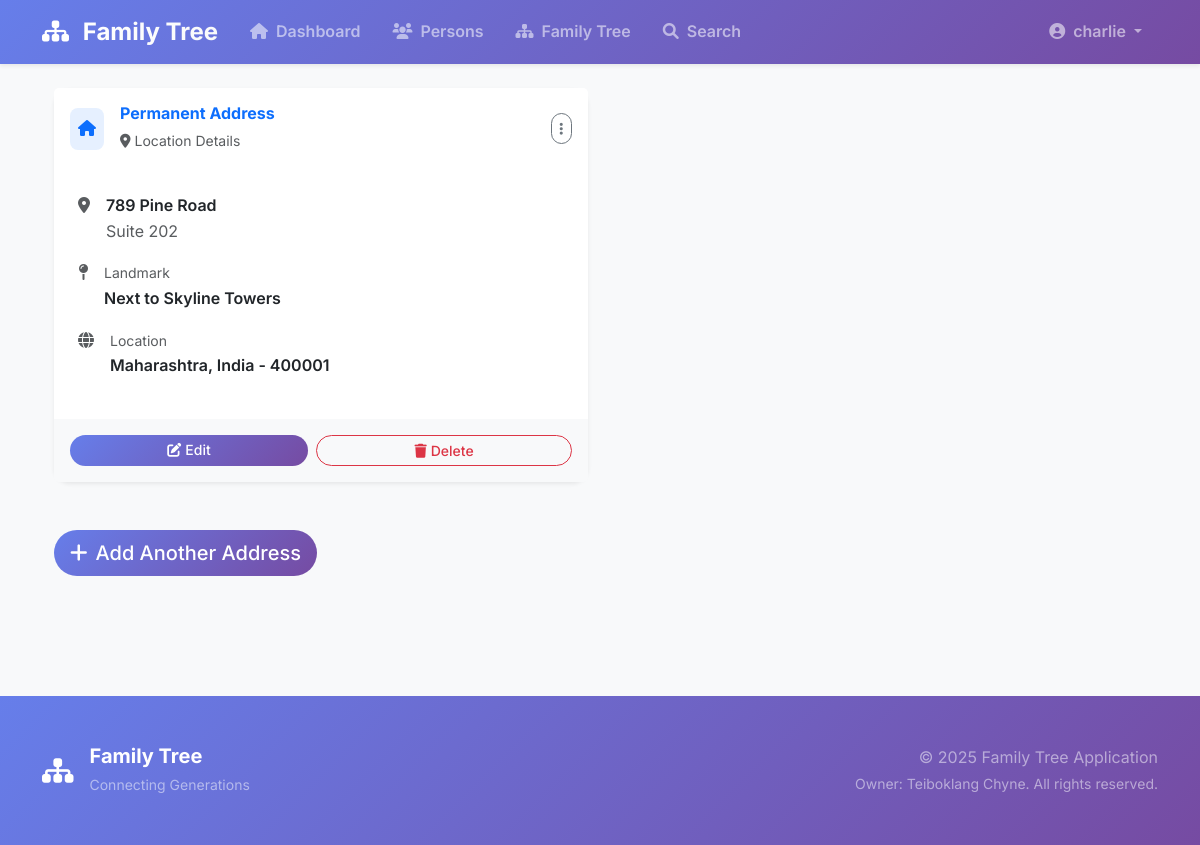
Screenshot of /address (signed in) with the database file from the repository.
### family_tree/models.py (models this page shows, shortened)
class User(db.Model, UserMixin):
    id = db.Column(db.Integer, primary_key=True)
    username = db.Column(db.String(100), unique=True, nullable=False)
    email = db.Column(db.String(120), unique=True, nullable=False)
    password_hash = db.Column(db.Text, nullable=False)
    is_admin = db.Column(db.Boolean, default=False)
    profile_picture = db.relationship(
        'Picture', backref='user', uselist=False, cascade='all, delete-orphan')
    person = db.relationship('Person', backref='user',
                             uselist=False, cascade='all, delete-orphan')
    addresses = db.relationship(
        'Address', backref='user', lazy=True, cascade='all, delete-orphan')
    important_dates = db.relationship(
        'ImportantDates', backref='user', lazy=True, cascade='all, delete-orphan')
    contact_details = db.relationship(
        'ContactDetails', backref='user', lazy=True, cascade='all, delete-orphan')
    relatives = db.relationship(
        'Relatives',
        foreign_keys='Relatives.user_id',
        backref='user',
        cascade='all, delete-orphan',
        lazy=True
    )
    relatives_of = db.relationship(
        'Relatives',
        foreign_keys='Relatives.relative_user_id',
        backref='relative_user',
        cascade='all, delete-orphan',
        lazy=True
    )

class Address(db.Model):
    id = db.Column(db.Integer, primary_key=True)
    user_id = db.Column(db.Integer, db.ForeignKey('user.id'), nullable=False)
    is_permanent = db.Column(db.Boolean, nullable=False)
    first_line = db.Column(db.String(255), nullable=False)
    second_line = db.Column(db.String(255))
    pin_code = db.Column(db.Integer, nullable=False)
    state = db.Column(db.String(100), nullable=False)
    country = db.Column(db.String(100), nullable=False)
    landmark = db.Column(db.String(255))

### family_tree/routes/user.py (the view)
@bp.route('/address', methods=['GET', 'POST'])
@login_required
def address():
    app.logger.info(
        f"Rendering address page for user {current_user.username}.")
    return render_template(
        'user/address.html',
        addresses=current_user.addresses
    )

### family_tree/routes/user.py (called while the page is built)
@bp.before_request
def restrict_access_to_user():
    if not current_user.is_authenticated or current_user.is_admin:
        app.logger.warning("Unauthorized access attempt to user routes.")
        return redirect(url_for('common.login'))
    else:
        app.logger.info(f"User {current_user.username} accessed user routes.")

### family_tree/templates/user/address.html (shortened to what this page needs)
{% extends 'base.html' %}
{% block content %}
<div class="container">
    {% if addresses %}
        <div class="row g-4">
            {% for address in addresses %}
                <div class="col-lg-6 col-md-12">
                    <div class="card border-0 shadow-sm h-100 address-card">
                        <div class="card-header bg-white border-0 py-3">
                            <div class="d-flex align-items-center justify-content-between">
                                <div class="d-flex align-items-center">
                                    <div class="bg-{{ 'primary' if address.is_permanent else 'info' }} bg-opacity-10 rounded-3 p-2 me-3">
                                        <i class="fas fa-{{ 'home' if address.is_permanent else 'building' }} text-{{ 'primary' if address.is_permanent else 'info' }}"></i>
                                    </div>
                                    <div>
                                        <h6 class="fw-bold mb-1 text-{{ 'primary' if address.is_permanent else 'info' }}">
                                            {{ 'Permanent Address' if address.is_permanent else 'Current Address' }}
                                        </h6>
                                        <small class="text-muted">
                                            <i class="fas fa-map-marker-alt me-1"></i>Location Details
                                        </small>
                                    </div>
                                </div>
                                <div class="dropdown">
                                    <button class="btn btn-outline-secondary btn-sm rounded-pill" type="button" data-bs-toggle="dropdown">
                                        <i class="fas fa-ellipsis-v"></i>
                                    </button>
                                </div>
                            </div>
                        </div>
                        <div class="card-body p-4">
                            <div class="address-details">
                                <div class="mb-3">
                                    <div class="d-flex align-items-start">
                                        <i class="fas fa-map-marker-alt text-muted me-3 mt-1"></i>
                                        <div>
                                            <div class="fw-semibold">{{ address.first_line }}</div>
                                            {% if address.second_line %}
                                                <div class="text-muted">{{ address.second_line }}</div>
                                            {% endif %}
                                        </div>
                                    </div>
                                </div>
                                {% if address.landmark %}
                                    <div class="mb-3">
                                        <div class="d-flex align-items-start">
                                            <i class="fas fa-map-pin text-muted me-3 mt-1"></i>
                                            <div>
                                                <small class="text-muted">Landmark</small>
                                                <div class="fw-semibold">{{ address.landmark }}</div>
                                            </div>
                                        </div>
                                    </div>
                                {% endif %}
                                <div class="mb-3">
                                    <div class="d-flex align-items-start">
                                        <i class="fas fa-globe text-muted me-3 mt-1"></i>
                                        <div>
                                            <small class="text-muted">Location</small>
                                            <div class="fw-semibold">
                                                {{ address.state }}, {{ address.country }} - {{ address.pin_code }}
                                            </div>
                                        </div>
                                    </div>
                                </div>
                            </div>
                        </div>
                        <div class="card-footer bg-light border-0 py-3">
                            <div class="d-flex gap-2">
                                <a href="{{ url_for('user.edit_address', address_id=address.id) }}" class="btn btn-primary btn-sm rounded-pill flex-fill">
                                    <i class="fas fa-edit me-1"></i>Edit
                                </a>
                                <a href="{{ url_for('user.display_address', address_id=address.id) }}" class="btn btn-outline-danger btn-sm rounded-pill flex-fill">
                                    <i class="fas fa-trash me-1"></i>Delete
                                </a>
                            </div>
                        </div>
                    </div>
                </div>
            {% endfor %}
        </div>
    {% endif %}
    {% if addresses|length < 2 %}
      <div class="card-body py-5">
        <a href="{{ url_for('user.add_address') }}" class="btn btn-primary btn-lg rounded-pill">
            <i class="fas fa-plus me-2"></i>Add Another Address
        </a>
      </div>
    {% endif %}
</div>
{% endblock %}

### family_tree/templates/base.html (shortened to what this page needs)
<!DOCTYPE html>
<html lang="en">
<head>
    <link href="https://cdn.jsdelivr.net/npm/bootstrap@5.3.0/dist/css/bootstrap.min.css" rel="stylesheet">
    <link href="https://cdn.jsdelivr.net/npm/bootstrap-select@1.14.0-beta3/dist/css/bootstrap-select.min.css" rel="stylesheet">
    <link href="https://cdnjs.cloudflare.com/ajax/libs/font-awesome/6.0.0/css/all.min.css" rel="stylesheet">
    <link href="{{ url_for('static', filename='css/style.css') }}" rel="stylesheet">
</head>
<body class="bg-light">
    <nav class="navbar navbar-expand-lg navbar-dark bg-gradient-primary shadow-sm sticky-top">
        <div class="container">
            {% if current_user.is_authenticated %}
              {% if current_user.is_admin %}
                <a class="navbar-brand fw-bold fs-4" href="{{ url_for('admin.dashboard') }}">
                    <i class="fas fa-sitemap me-2 text-white"></i>
                    <span class="text-gradient-white">Family Tree</span>
                </a>
              {% else %}
                <a class="navbar-brand fw-bold fs-4" href="{{ url_for('user.dashboard') }}">
                    <i class="fas fa-sitemap me-2 text-white"></i>
                    <span class="text-gradient-white">Family Tree</span>
                </a>
              {% endif %}
            {% else %}
              <a class="navbar-brand fw-bold fs-4" href="{{ url_for('common.home') }}">
                <i class="fas fa-sitemap me-2 text-white"></i>
                <span class="text-gradient-white">Family Tree</span>
              </a>
            {% endif %}
            <div class="collapse navbar-collapse" id="navbarNav">
                <ul class="navbar-nav me-auto">
                    {% if current_user.is_authenticated%}
                      {% if current_user.is_admin %}
                        <li class="nav-item">
                            <a class="nav-link fw-semibold px-3 py-2 rounded-pill nav-link-hover" href="{{ url_for('admin.dashboard') }}">
                                <i class="fas fa-home me-2"></i>Dashboard
                            </a>
                        </li>
                      {% else %}
                        <li class="nav-item">
                            <a class="nav-link fw-semibold px-3 py-2 rounded-pill nav-link-hover" href="{{ url_for('user.dashboard') }}">
                                <i class="fas fa-home me-2"></i>Dashboard
                            </a>
                        </li>
                        <li class="nav-item">
                            <a class="nav-link fw-semibold px-3 py-2 rounded-pill nav-link-hover" href="#">
                                <i class="fas fa-users me-2"></i>Persons
                            </a>
                        </li>
                        <li class="nav-item">
                            <a class="nav-link fw-semibold px-3 py-2 rounded-pill nav-link-hover" href="#">
                                <i class="fas fa-sitemap me-2"></i>Family Tree
                            </a>
                        </li>
                        <li class="nav-item">
                            <a class="nav-link fw-semibold px-3 py-2 rounded-pill nav-link-hover" href="#">
                                <i class="fas fa-search me-2"></i>Search
                            </a>
                        </li>
                      {% endif %}
                    {% endif %}
                </ul>
                <ul class="navbar-nav">
                    {% if current_user.is_authenticated %}
                      {% if current_user.is_admin%}
                        <li class="nav-item dropdown">
                            <a class="nav-link dropdown-toggle fw-semibold px-3 py-2 rounded-pill nav-link-hover" href="#" id="navbarDropdown" role="button" data-bs-toggle="dropdown">
                                <i class="fas fa-user-circle me-2"></i>{{ current_user.username }}
                            </a>
                            <ul class="dropdown-menu dropdown-menu-end shadow-lg border-0 rounded-3">
                                <li class="px-3 py-2">
                                    <small class="text-muted fw-semibold">Admin Panel</small>
                                </li>
                                <li><hr class="dropdown-divider"></li>
                                <li><a class="dropdown-item py-2 fw-semibold" href="{{ url_for('common.logout') }}">
                                    <i class="fas fa-sign-out-alt me-2 text-danger"></i>Logout
                                </a></li>
                            </ul>
                        </li>
                      {% else %}
                        <li class="nav-item dropdown">
                            <a class="nav-link dropdown-toggle fw-semibold px-3 py-2 rounded-pill nav-link-hover" href="#" id="navbarDropdown" role="button" data-bs-toggle="dropdown">
                                <i class="fas fa-user-circle me-2"></i>{{ current_user.username }}
                            </a>
                        </li>
                      {% endif %}
                    {% else %}
                        <li class="nav-item">
                            <a class="nav-link fw-semibold px-3 py-2 rounded-pill nav-link-hover" href="{{ url_for('common.login') }}">
                                <i class="fas fa-sign-in-alt me-2"></i>Login
                            </a>
                        </li>
                    {% endif %}
                </ul>
            </div>
        </div>
    </nav>
    <main class="container-fluid px-0">
        <div class="container py-4">
            {% block content %}{% endblock %}
        </div>
    </main>
    <footer class="bg-gradient-primary text-white mt-5 py-5">
        <div class="container">
            <div class="row align-items-center">
                <div class="col-md-6">
                    <div class="d-flex align-items-center">
                        <i class="fas fa-sitemap me-3 fs-3"></i>
                        <div>
                            <h5 class="mb-1 fw-bold">Family Tree</h5>
                            <small class="text-white-50">Connecting Generations</small>
                        </div>
                    </div>
                </div>
                <div class="col-md-6 text-md-end">
                    <p class="mb-0 text-white-50">
                        &copy; 2025 Family Tree Application<br>
                        <small>Owner: Teiboklang Chyne. All rights reserved.</small>
                    </p>
                </div>
            </div>
        </div>
    </footer>
</body>
</html>

### family_tree/static/css/style.css (style rules this page uses)
.bg-gradient-primary { background: linear-gradient(135deg, #667eea 0%, #764ba2 100%); }
.card { backdrop-filter: blur(10px); background: rgba(255, 255, 255, 0.95); }
.btn-primary { background: linear-gradient(135deg, #667eea 0%, #764ba2 100%); border: none; transition: all 0.3s ease; }
body { font-family: 'Inter', sans-serif; line-height: 1.6; }
.navbar-brand { transition: all 0.3s ease; }
.nav-link-hover { transition: all 0.3s ease; position: relative; }
.text-gradient-white { background: linear-gradient(135deg, #ffffff 0%, #f8f9fa 100%); -webkit-background-clip: text; -webkit-text-fill-color: transparent; background-clip: text; }
footer { background: linear-gradient(135deg, #667eea 0%, #764ba2 100%); }
.btn { font-weight: 500; transition: all 0.3s ease; }
.card { transition: all 0.3s ease; }
.card-body .btn { transition: all 0.3s ease; }
.address-card { transition: all 0.3s ease; border-radius: 1rem; }
.address-details .d-flex { transition: all 0.2s ease; }
.btn-sm { font-weight: 500; }
.btn-lg { font-weight: 500; }

### rows the page displays
User: username "charlie"
Address: is_permanent "Permanent Address", first_line "789 Pine Road", second_line "Suite 202", landmark "Next to Skyline Towers", state "Maharashtra", country "India", pin_code "400001"
